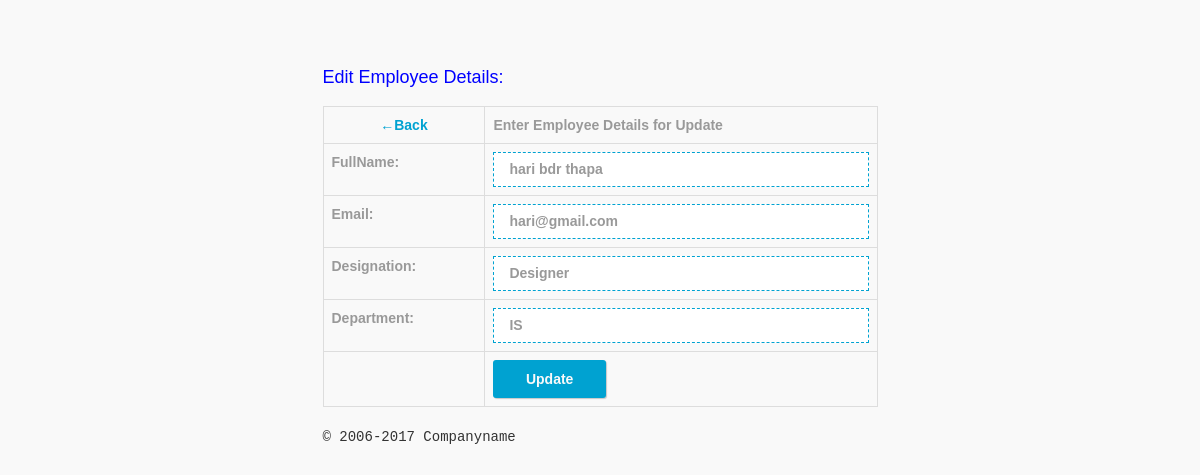
Page /edit-employee.php?id=16 on the committed database.
### tables this page shows
CREATE TABLE `employee` (
  `id` int(11) NOT NULL,
  `fullname` text,
  `email` varchar(100) DEFAULT NULL,
  `designation` text,
  `department` text,
  `status` tinyint(4) DEFAULT '1'
);

### db/dbQuery.php (called while the page is built, shortened)
	<?php
	include('connection.php');
	function getDataByEmpId(){
		global $conn;
		$eid = $_GET['id'];
		$sql = "SELECT * FROM employee WHERE id = ".$eid;
		$result= mysqli_query($conn, $sql);
		$row = mysqli_fetch_assoc($result);
		return $row;
	}
?>

### edit-employee.php (the view, shortened to what this page needs)
<?php
include('db/dbQuery.php');
$row = getDataByEmpId();
  $name        = $row['fullname'];
  $email       = $row['email'];
  $designation = $row['designation'];
  $department  = $row['department'];
?>
<!DOCTYPE html>
<html>
<head>
	<link rel="stylesheet" type="text/css" href="assets/css/bootstrap.css">
	<link rel="stylesheet" type="text/css" href="assets/css/bootstrap.min.css">
	<link rel="stylesheet" type="text/css" href="assets/css/custom.css">
</head>
<body>
	<div class="container">
<div id="body">
    <div id="content">
        <div class="row">
          <div class="col-md-3"></div>
            <div class="col-md-6">
                      <form method="POST" action="process/employee.php">
                          <table class="table table-bordered">
                              <caption><b><h4>Edit Employee Details:</h4></b></caption>
                                  <tr>
                                      <td align="center"><a href="index.php">&larr;Back</a></td>
                                      <td>Enter Employee Details for Update</td>
                                  </tr>
                                  <tr>
                                      <td>FullName:</td>
                                      <td><input type="text" name="fullname" value="<?php echo $name
                                      ; ?>">
                                      <span class="error"></span></td>
                                  </tr>
                                  <tr>
                                      <td>Email:
                                      <td><input type="email" name="email" value="<?php echo $email; ?>">
                                      <span class="error"></span></td>
                                  </tr>
                                  <tr>
                                      <td>Designation:</td>
                                      <td><input type="text" name="designation" value="<?php echo $designation;?>">
                                      <span class="error"></td>
                                  </tr>
                                  <tr>
                                      <td>Department:</td>
                                      <td><input type="text" name="department" value="<?php echo $department;?>">
                                      <span class="error"></td>
                                  </tr>
                                  <tr>
                                      <td><input type="hidden" name="id" value="<?php echo $_GET['id'];?>"></td>
                                      <td><button type="submit" name="btn-update"><strong>Update</strong></button></td>
                                  </tr>
                          </table>
                      </form>
                      <?php include ('inc/footer.php');?>
                </div>
            </div>
      <div class="col-md-3"></div>
  </div>
</body>
</html>

### assets/css/custom.css (style rules this page uses)
* { margin:0; padding:0; }
body { background:#f9f9f9; font-family:"Courier New", Courier, monospace; }
#body { margin-top:50px; }
table { width:70%; font-family:Tahoma, Geneva, sans-serif; font-weight:bolder; color:#999; margin-bottom:80px; }
table a { text-decoration:none; color:#00a2d1; }
table,td,th { border-collapse:collapse; border:solid #d0d0d0 1px; padding:20px; }
table td input { width:100%; height:35px; border:dashed #00a2d1 1px; padding-left:15px; font-family:Verdana, Geneva, sans-serif; box-shadow:0px 0px 0px rgba(1,0,0,0.2); outline:none; }
table td button { border:solid #f9f9f9 0px; box-shadow:1px 1px 1px rgba(1,0,0,0.2); outline:none; background:#00a2d1; padding:9px 15px 9px 15px; color:#f9f9f9; font-family:Arial, Helvetica, sans-serif; border-radius:3px; width:30%; }

### edit-employee.php (style rules this page uses)
h4 { color: blue; }

### rows in the picture
employee: fullname "hari bdr thapa", email "hari@gmail.com", designation "Designer", department "IS"

### other values in the picture
$copyYear "2006"
$curYear "2017"
